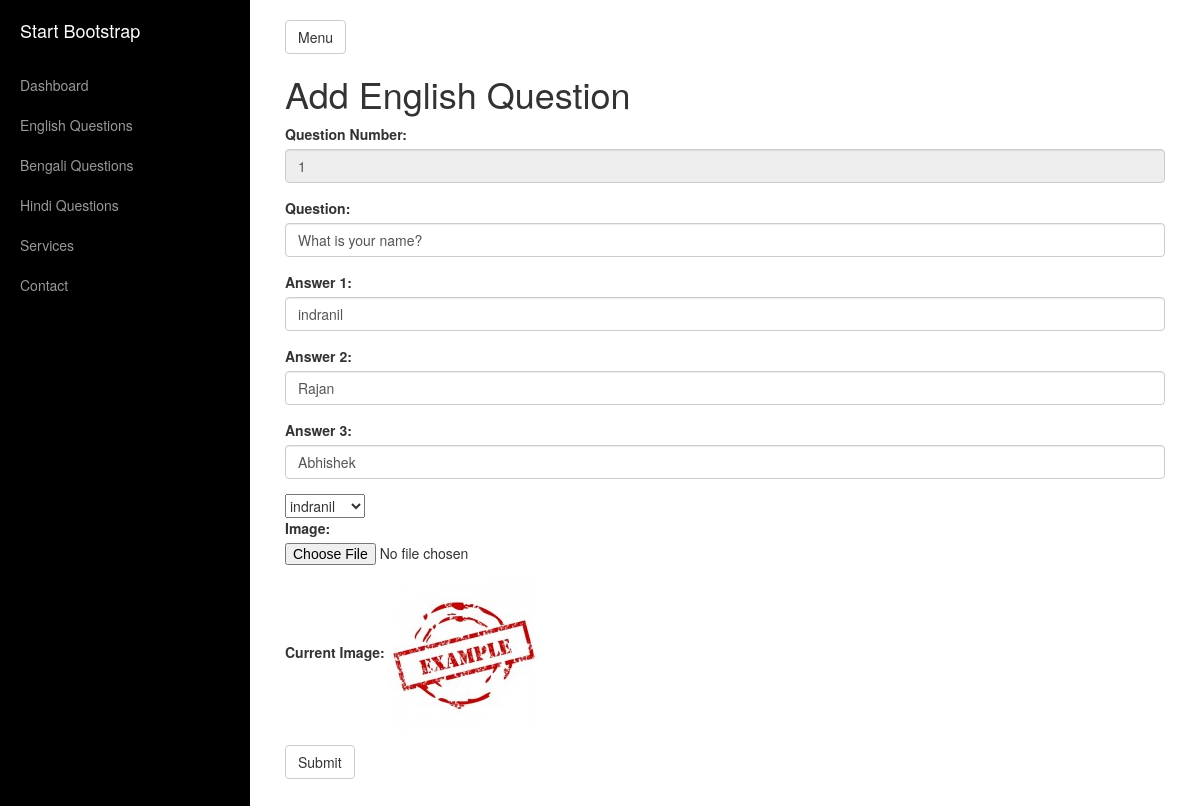
/admin/edit.php?type=eng&id=1, run on the app's committed database.
### tables this page shows
CREATE TABLE `english_question` (
  `question_number` int(11) NOT NULL,
  `question` text NOT NULL,
  `question_image` varchar(255) NOT NULL
);

CREATE TABLE `eng_choices` (
  `id` int(11) NOT NULL,
  `question_number` int(11) NOT NULL,
  `is_correct` tinyint(1) NOT NULL DEFAULT '0',
  `answer` text NOT NULL
);

### admin/includes/functions.php (called while the page is built, shortened)
<?php
function selectAnswerDatabase($type)
{
    if($type == 'eng')
    {
        return 'eng_choices';
    } elseif($type == 'ben')
    {
        return 'beng_choices';
    }elseif($type == 'hin')
    {
        return 'hin_choices';
    }
    else{
        return false;
    }
}
    function selectImageFolder($type)
    {
        if($type == 'eng')
        {
            return 'english_image';
        } elseif($type == 'ben')
        {
            return 'bengali_image';
        }elseif($type == 'hin')
        {
            return 'hindi_image';
        }
        else{
            return false;
        }
    }

### admin/edit.php (the view, shortened to what this page needs)
<?php include'includes/header.php'; ?>
<?php
$type = $_GET['type'];
$id = $_GET['id'];
$question_database = selectQuestionDatabase($type);
$answer_database = selectAnswerDatabase($type);
$image_folder = selectImageFolder($type);
$query = "SELECT * FROM ".$question_database." WHERE question_number = $id  LIMIT 1 ";
$result = $mysqli->query($query);
$question = $result->fetch_assoc();
$query = "SELECT * FROM ".$answer_database." WHERE question_number = $id";
$result = $mysqli->query($query);
$answers = $result->fetch_all(MYSQLI_ASSOC);
?>
    <div id="page-content-wrapper">
        <div class="container-fluid">
            <div class="row">
                <div class="col-lg-12">
                    <a href="#menu-toggle" class="btn btn-default" id="menu-toggle">Menu</a>
                    <h1>Add English Question</h1>
                    <p>
                    <form action="edit_process.php" method="post" enctype="multipart/form-data">
                        <div class="form-group">
                            <label for="question">Question Number:</label>
                            <input type="text" class="form-control" value="<?php echo $question['question_number']; ?>" name="question_num" id="question_num" readonly="readonly">
                        </div>
                        <div class="form-group">
                            <label for="question">Question:</label>
                            <input type="text" value="<?php echo $question['question']; ?>" class="form-control" name="question" id="question">
                        </div>
                        <?php foreach($answers as $key => $value){
                            $key = $key+1
                            ?>
                        <div class="form-group">
                            <label for="ans<?php echo $key; ?>">Answer <?php echo $key; ?>:</label>
                            <input type="text" value="<?php echo $value['answer']; ?>" class="form-control" name="ans<?php echo $key; ?>" id="ans<?php echo $key; ?>">
                        </div>
                        <?php } ?>
                        <select name="rightAnswer">
                            <?php foreach($answers as $key => $value){
                                $key = $key+1
                                ?>
                                <option <?php if($value['is_correct'] == 1){echo "selected";}  ?> value="<?php echo $key; ?>"><?php echo $value['answer']; ?></option>
                            <?php } ?>
                        </select>
                        <div class="form-group">
                            <label for="image">Image:</label>
                            <input type="file" name="image" id="image" />
                        </div>
                        <div class="form-group">
                            <label for="">Current Image: </label>
                            <img src="../media/images/<?php echo $image_folder; ?>/<?php echo $question['question_image']; ?>" alt=""/>
                        </div>
                        <button name="submit" type="submit" class="btn btn-default">Submit</button>
                    </form>
                    </p>
                </div>
            </div>
        </div>
    </div>
<?php include'includes/footer.php'; ?>

### media/css/simple-sidebar.css (style rules this page uses)
body { overflow-x: hidden; }
#page-content-wrapper { width: 100%; position: absolute; padding: 15px; }
@media (min-width:768px) { #page-content-wrapper { padding: 20px; position: relative; } }

### data on the page
english_question: question_num "1", question "What is your name?", question_image (picture)
eng_choices: ans1 "indranil"
eng_choices: ans2 "Rajan"
eng_choices: ans3 "Abhishek"

### other printed values
form field rightAnswer "indranil"
